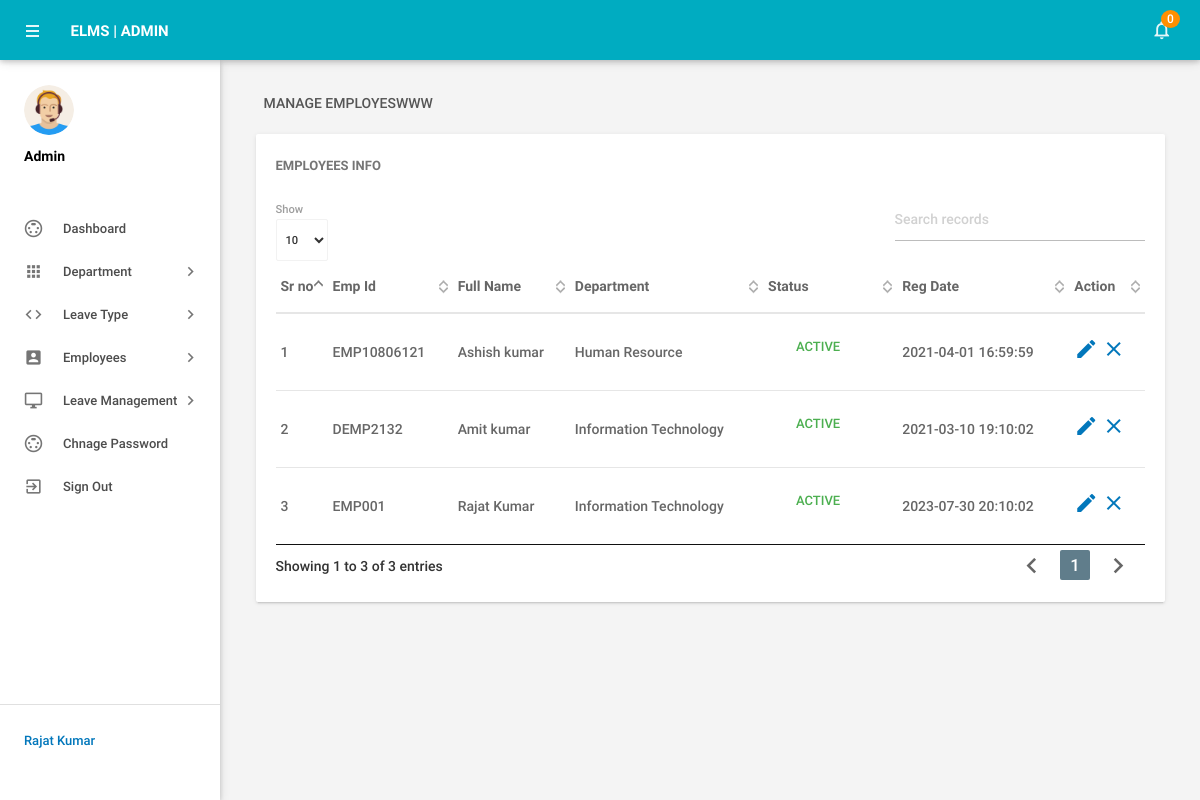
Page /admin/manageemployee.php (signed in) on the committed database.
### tables this page shows
CREATE TABLE `tblemployees` (
  `id` int(11) NOT NULL auto_increment,
  `EmpId` varchar(100) NOT NULL,
  `FirstName` varchar(150) default NULL,
  `LastName` varchar(150) default NULL,
  `EmailId` varchar(200) default NULL,
  `Password` varchar(180) default NULL,
  `Gender` varchar(100) default NULL,
  `Dob` varchar(100) default NULL,
  `Department` varchar(255) default NULL,
  `Address` varchar(255) default NULL,
  `City` varchar(200) default NULL,
  `Country` varchar(150) default NULL,
  `Phonenumber` char(11) default NULL,
  `Status` int(1) default NULL,
  `RegDate` timestamp NULL default CURRENT_TIMESTAMP,
  PRIMARY KEY  (`id`)
);

### admin/manageemployee.php (the view, shortened to what this page needs)
<?php
include('includes/config.php');
if(strlen($_SESSION['alogin'])==0)
    {
header('location:index.php');
}
else{
 ?>
<!DOCTYPE html>
<html lang="en">
    <head>
        <link type="text/css" rel="stylesheet" href="../assets/plugins/materialize/css/materialize.min.css"/>
        <link href="../assets/plugins/material-preloader/css/materialPreloader.min.css" rel="stylesheet">
        <link href="../assets/plugins/datatables/css/jquery.dataTables.min.css" rel="stylesheet">
        <link href="../assets/css/alpha.min.css" rel="stylesheet" type="text/css"/>
        <link href="../assets/css/custom.css" rel="stylesheet" type="text/css"/>
    </head>
    <body>
       <?php include('includes/header.php');?>
       <?php include('includes/sidebar.php');?>
            <main class="mn-inner">
                <div class="row">
                    <div class="col s12">
                        <div class="page-title">Manage EmployesWWW</div>
                    </div>
                    <div class="col s12 m12 l12">
                        <div class="card">
                            <div class="card-content">
                                <span class="card-title">Employees Info</span>
                                <table id="example" class="display responsive-table ">
                                    <thead>
                                        <tr>
                                            <th>Sr no</th>
                                            <th>Emp Id</th>
                                            <th>Full Name</th>
                                            <th>Department</th>
                                             <th>Status</th>
                                             <th>Reg Date</th>
                                            <th>Action</th>
                                        </tr>
                                    </thead>
                                    <tbody>
<?php $sql = "SELECT EmpId,FirstName,LastName,Department,Status,RegDate,id from  tblemployees";
$query = $dbh -> prepare($sql);
$query->execute();
$results=$query->fetchAll(PDO::FETCH_OBJ);
$cnt=1;
if($query->rowCount() > 0)
{
foreach($results as $result)
{               ?>
                                        <tr>
                                            <td> <?php echo htmlentities($cnt);?></td>
                                            <td><?php echo htmlentities($result->EmpId);?></td>
                                            <td><?php echo htmlentities($result->FirstName);?>&nbsp;<?php echo htmlentities($result->LastName);?></td>
                                            <td><?php echo htmlentities($result->Department);?></td>
                                             <td><?php $stats=$result->Status;
if($stats){
                                             ?>
                                                 <a class="waves-effect waves-green btn-flat m-b-xs">Active</a>
                                                 <?php } else { ?>
                                                 <a class="waves-effect waves-red btn-flat m-b-xs">Inactive</a>
                                                 <?php } ?>
                                             </td>
                                              <td><?php echo htmlentities($result->RegDate);?></td>
                                            <td><a href="editemployee.php?empid=<?php echo htmlentities($result->id);?>"><i class="material-icons">mode_edit</i></a>
                                        <?php if($result->Status==1)
 {?>
<a href="manageemployee.php?inid=<?php echo htmlentities($result->id);?>" onclick="return confirm('Are you sure you want to inactive this Employe?');"" > <i class="material-icons" title="Inactive">clear</i>
<?php } else {?>
                                            <a href="manageemployee.php?id=<?php echo htmlentities($result->id);?>" onclick="return confirm('Are you sure you want to active this employee?');""><i class="material-icons" title="Active">done</i>
                                            <?php } ?> </td>
                                        </tr>
                                         <?php $cnt++;} }?>
                                    </tbody>
                                </table>
                            </div>
                        </div>
                    </div>
                </div>
            </main>
        </div>
        <div class="left-sidebar-hover"></div>
    </body>
</html>
<?php } ?>

### rows in the picture
tblemployees: EmpId "EMP10806121", FirstName "Ashish", LastName "kumar", Department "Human Resource", Status "ACTIVE", RegDate "2021-04-01 16:59:59"
tblemployees: EmpId "DEMP2132", FirstName "Amit", LastName "kumar", Department "Information Technology", Status "ACTIVE", RegDate "2021-03-10 19:10:02"
tblemployees: EmpId "EMP001", FirstName "Rajat", LastName "Kumar", Department "Information Technology", Status "ACTIVE", RegDate "2023-07-30 20:10:02"

### other values in the picture
$unreadcount "0"
